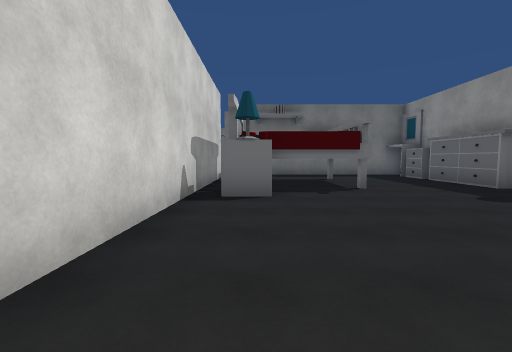
[1] (above)

17 first-person views from a walk through a scene from a Unity 3-D project. The camera is 1.4 m above the floor, tilts 4° down and sees 90° across. The floor is counted in squares, 2 m on a side. Each view is taken from the middle of a square. On the plan, view 1 faces up. The plan holds only what a view shows up to about 9 squares ahead; the rest is blank. The place goes on beyond the plan. The player character is not drawn. Some surface patterns are stand-ins.

[2]
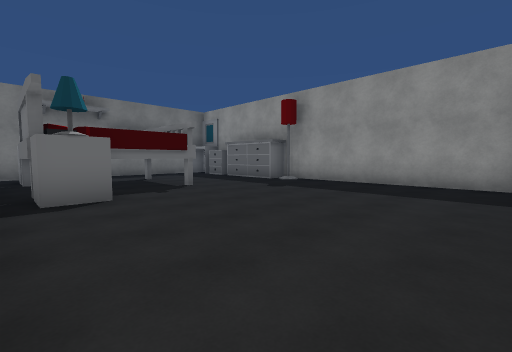

[3]
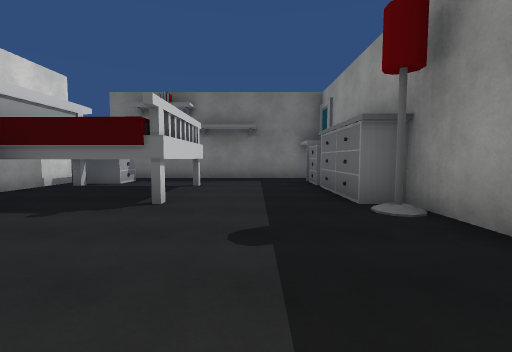

[4]
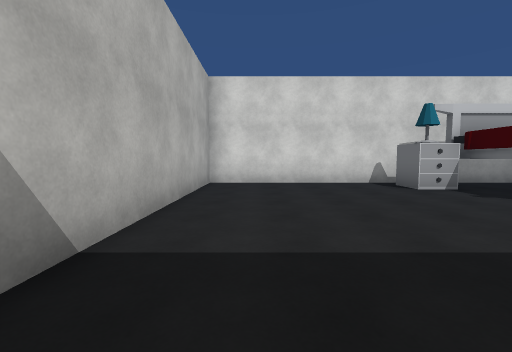

[5]
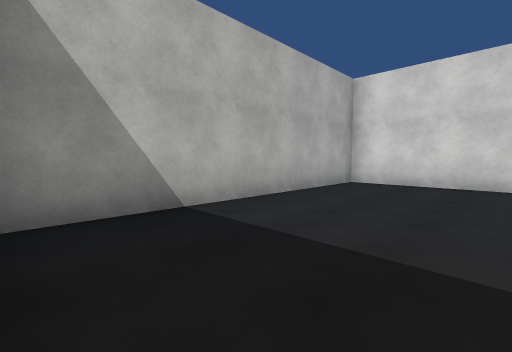

[6]
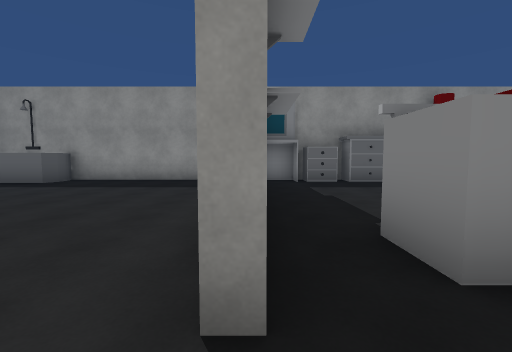

[7]
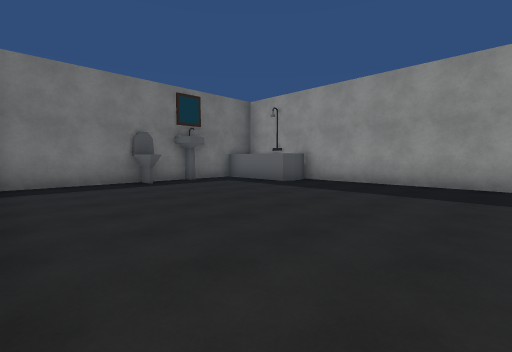

[8]
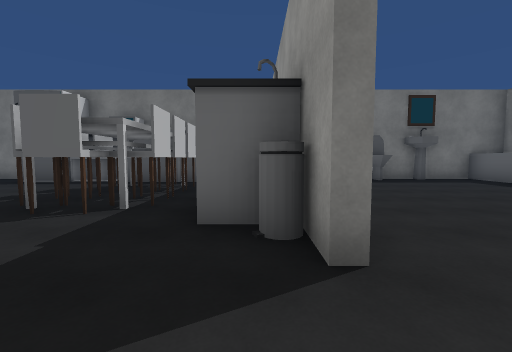

[9]
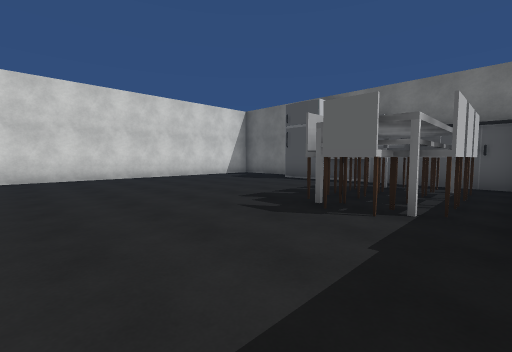

[10]
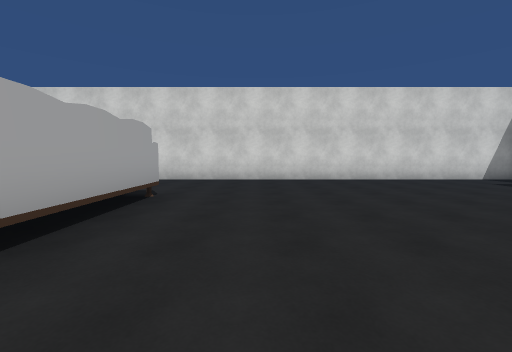

[11]
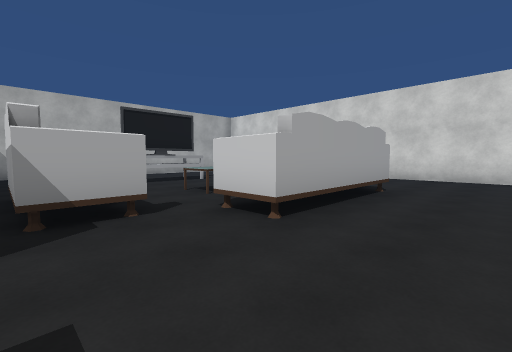

[12]
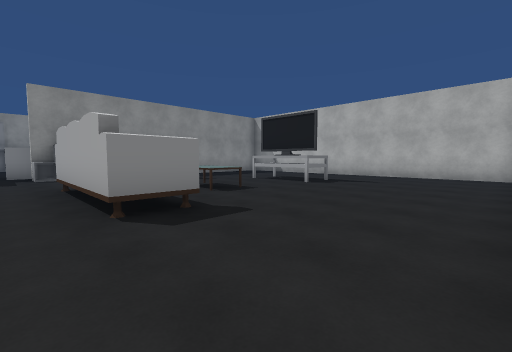

[13]
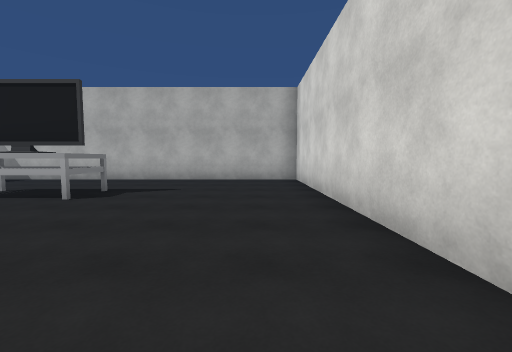

[14]
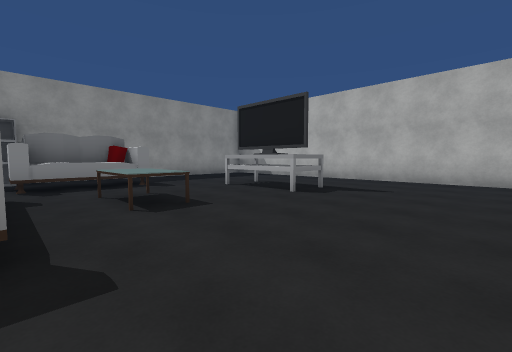

[15]
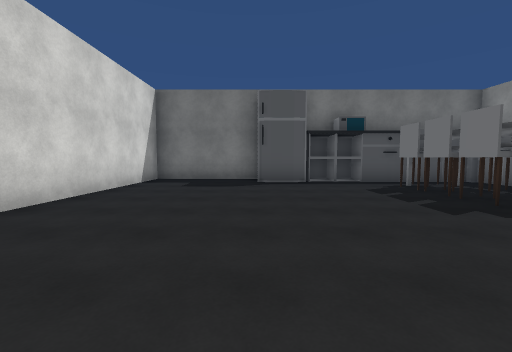

[16]
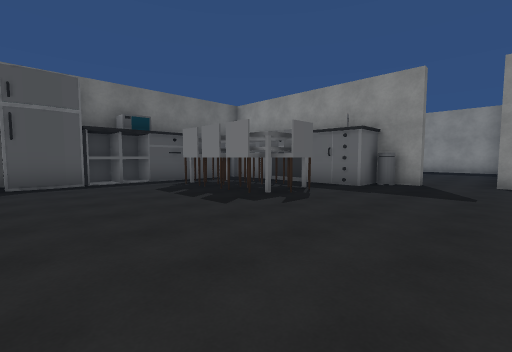

[17]
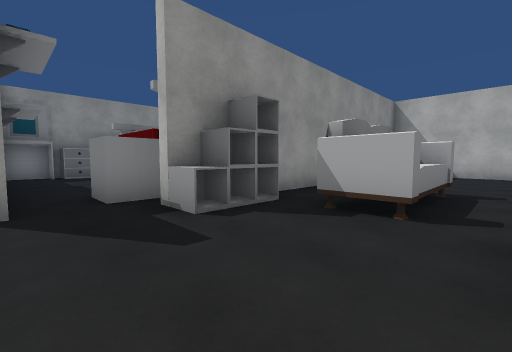

### Floor plan
Key: @ floor where view 1 was taken; # wall or solid block; . floor; ^ raised ledge; R drawers; L lamp; T toilet; S sink; F fridge; C chair; A sofa; B table; H thing the floor can be seen under or through.
Columns run from 13 left of view 1 to 7 right of it. Each row starts with its distance up from view 1.
 20 #####       #######
 19 #...FF#####S...TS.#
 18 #.......C..#......#
 17 #.......CC.#......###
 16 #.......CC.#........#
 15 #.......CC.#........#
 14 #.......C..#........#
 13 #..........#........#
 12 #...................#
 11 #...........#########
 10 #............R......#
  9 #...#####..^.R.....R
  8 #...#^^^#A.#.###...#
  7 #........AA#.###...#
  6 #.....BB.AA#.###...##
  5 #..........#.R.....L#
  4 #..........#........#
  3 #.....HH...#........#
  2 #..........#........#
  1 #..........#........#
  0 #..........#.@......#
 -1 #####################

Positions as (right, up) in squares from view 1, and headings:
1: (0, 0), facing up
2: (-1, 0), facing up-right
3: (4, 2), facing up
4: (6, 1), facing left
5: (6, 3), facing down-left
6: (-2, 11), facing right
7: (-1, 12), facing up-right
8: (-2, 11), facing up
9: (-3, 11), facing up-left
10: (-4, 11), facing left
11: (-3, 11), facing down-left
12: (-12, 10), facing down-right
13: (-11, 8), facing down
14: (-11, 8), facing down-right
15: (-9, 11), facing up
16: (-9, 11), facing up-right
17: (-5, 11), facing down-right
